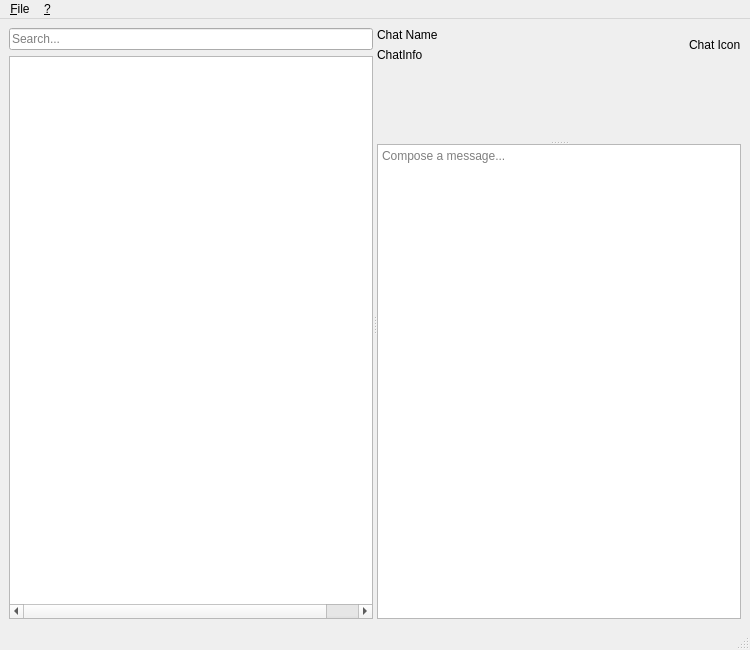
<?xml version="1.0" encoding="UTF-8"?>
<ui version="4.0">
 <class>MainWindow</class>
 <widget class="QMainWindow" name="MainWindow">
  <property name="geometry">
   <rect>
    <x>0</x>
    <y>0</y>
    <width>750</width>
    <height>650</height>
   </rect>
  </property>
  <property name="minimumSize">
   <size>
    <width>750</width>
    <height>650</height>
   </size>
  </property>
  <property name="windowTitle">
   <string>MainWindow</string>
  </property>
  <property name="unifiedTitleAndToolBarOnMac">
   <bool>false</bool>
  </property>
  <widget class="QWidget" name="centralwidget">
   <layout class="QGridLayout" name="gridLayout">
    <item row="0" column="0">
     <widget class="QSplitter" name="RosterAndChatSplitter">
      <property name="sizePolicy">
       <sizepolicy hsizetype="MinimumExpanding" vsizetype="Preferred">
        <horstretch>0</horstretch>
        <verstretch>0</verstretch>
       </sizepolicy>
      </property>
      <property name="orientation">
       <enum>Qt::Horizontal</enum>
      </property>
      <property name="childrenCollapsible">
       <bool>false</bool>
      </property>
      <widget class="QWidget" name="verticalLayoutWidget">
       <layout class="QVBoxLayout" name="verticalLayout">
        <item>
         <widget class="QLineEdit" name="SearchInput">
          <property name="sizePolicy">
           <sizepolicy hsizetype="Preferred" vsizetype="Fixed">
            <horstretch>0</horstretch>
            <verstretch>0</verstretch>
           </sizepolicy>
          </property>
          <property name="placeholderText">
           <string>Search...</string>
          </property>
          <property name="clearButtonEnabled">
           <bool>true</bool>
          </property>
         </widget>
        </item>
        <item>
         <widget class="QTreeWidget" name="Roster">
          <property name="sizePolicy">
           <sizepolicy hsizetype="Preferred" vsizetype="Expanding">
            <horstretch>0</horstretch>
            <verstretch>0</verstretch>
           </sizepolicy>
          </property>
          <property name="uniformRowHeights">
           <bool>true</bool>
          </property>
          <attribute name="headerVisible">
           <bool>false</bool>
          </attribute>
          <column>
           <property name="text">
            <string>Avatar</string>
           </property>
          </column>
          <column>
           <property name="text">
            <string>User or chat name</string>
           </property>
          </column>
          <column>
           <property name="text">
            <string>Status Icon</string>
           </property>
          </column>
          <column>
           <property name="text">
            <string>Protocol Icon</string>
           </property>
          </column>
         </widget>
        </item>
       </layout>
      </widget>
      <widget class="QWidget" name="verticalLayoutWidget_3">
       <layout class="QVBoxLayout" name="verticalLayout_3">
        <item>
         <layout class="QHBoxLayout" name="horizontalLayout">
          <item>
           <layout class="QVBoxLayout" name="verticalLayout_2">
            <item>
             <widget class="QLabel" name="ChatName">
              <property name="sizePolicy">
               <sizepolicy hsizetype="MinimumExpanding" vsizetype="Preferred">
                <horstretch>0</horstretch>
                <verstretch>0</verstretch>
               </sizepolicy>
              </property>
              <property name="text">
               <string>Chat Name</string>
              </property>
             </widget>
            </item>
            <item>
             <widget class="QLabel" name="ChatInfo">
              <property name="sizePolicy">
               <sizepolicy hsizetype="MinimumExpanding" vsizetype="Preferred">
                <horstretch>0</horstretch>
                <verstretch>0</verstretch>
               </sizepolicy>
              </property>
              <property name="text">
               <string>ChatInfo</string>
              </property>
             </widget>
            </item>
           </layout>
          </item>
          <item>
           <widget class="QLabel" name="ChatIcon">
            <property name="text">
             <string>Chat Icon</string>
            </property>
           </widget>
          </item>
         </layout>
        </item>
        <item>
         <widget class="QSplitter" name="ChatAreaSplitter">
          <property name="sizePolicy">
           <sizepolicy hsizetype="Preferred" vsizetype="MinimumExpanding">
            <horstretch>0</horstretch>
            <verstretch>0</verstretch>
           </sizepolicy>
          </property>
          <property name="orientation">
           <enum>Qt::Vertical</enum>
          </property>
          <property name="handleWidth">
           <number>2</number>
          </property>
          <property name="childrenCollapsible">
           <bool>false</bool>
          </property>
          <widget class="QWidget" name="ChatWidget" native="true">
           <property name="sizePolicy">
            <sizepolicy hsizetype="Preferred" vsizetype="MinimumExpanding">
             <horstretch>0</horstretch>
             <verstretch>0</verstretch>
            </sizepolicy>
           </property>
          </widget>
          <widget class="QTextEdit" name="MessageInput">
           <property name="sizePolicy">
            <sizepolicy hsizetype="MinimumExpanding" vsizetype="Preferred">
             <horstretch>0</horstretch>
             <verstretch>0</verstretch>
            </sizepolicy>
           </property>
           <property name="placeholderText">
            <string>Compose a message...</string>
           </property>
          </widget>
         </widget>
        </item>
       </layout>
      </widget>
     </widget>
    </item>
   </layout>
  </widget>
  <widget class="QMenuBar" name="menubar">
   <property name="geometry">
    <rect>
     <x>0</x>
     <y>0</y>
     <width>750</width>
     <height>22</height>
    </rect>
   </property>
   <widget class="QMenu" name="menu_File">
    <property name="title">
     <string>&amp;File</string>
    </property>
    <addaction name="action_Options"/>
    <addaction name="separator"/>
    <addaction name="action_Quit"/>
   </widget>
   <widget class="QMenu" name="menu">
    <property name="title">
     <string>&amp;?</string>
    </property>
    <widget class="QMenu" name="menu_Debug">
     <property name="title">
      <string>&amp;Debug...</string>
     </property>
     <addaction name="actionApplication_logs"/>
     <addaction name="actionDebug_info"/>
    </widget>
    <addaction name="actionAbout_Cadmium_IM"/>
    <addaction name="actionAbout_Qt"/>
    <addaction name="separator"/>
    <addaction name="menu_Debug"/>
   </widget>
   <addaction name="menu_File"/>
   <addaction name="menu"/>
  </widget>
  <widget class="QStatusBar" name="statusbar"/>
  <action name="action_Quit">
   <property name="text">
    <string>&amp;Quit</string>
   </property>
   <property name="menuRole">
    <enum>QAction::QuitRole</enum>
   </property>
  </action>
  <action name="actionAbout_Cadmium_IM">
   <property name="text">
    <string>About &amp;Cadmium IM...</string>
   </property>
   <property name="menuRole">
    <enum>QAction::AboutRole</enum>
   </property>
  </action>
  <action name="actionAbout_Qt">
   <property name="text">
    <string>About &amp;Qt...</string>
   </property>
   <property name="menuRole">
    <enum>QAction::AboutQtRole</enum>
   </property>
  </action>
  <action name="action_Options">
   <property name="text">
    <string>&amp;Options</string>
   </property>
   <property name="menuRole">
    <enum>QAction::PreferencesRole</enum>
   </property>
  </action>
  <action name="actionApplication_logs">
   <property name="text">
    <string>Application logs</string>
   </property>
  </action>
  <action name="actionDebug_info">
   <property name="text">
    <string>Debug info</string>
   </property>
  </action>
 </widget>
 <resources/>
 <connections/>
</ui>
